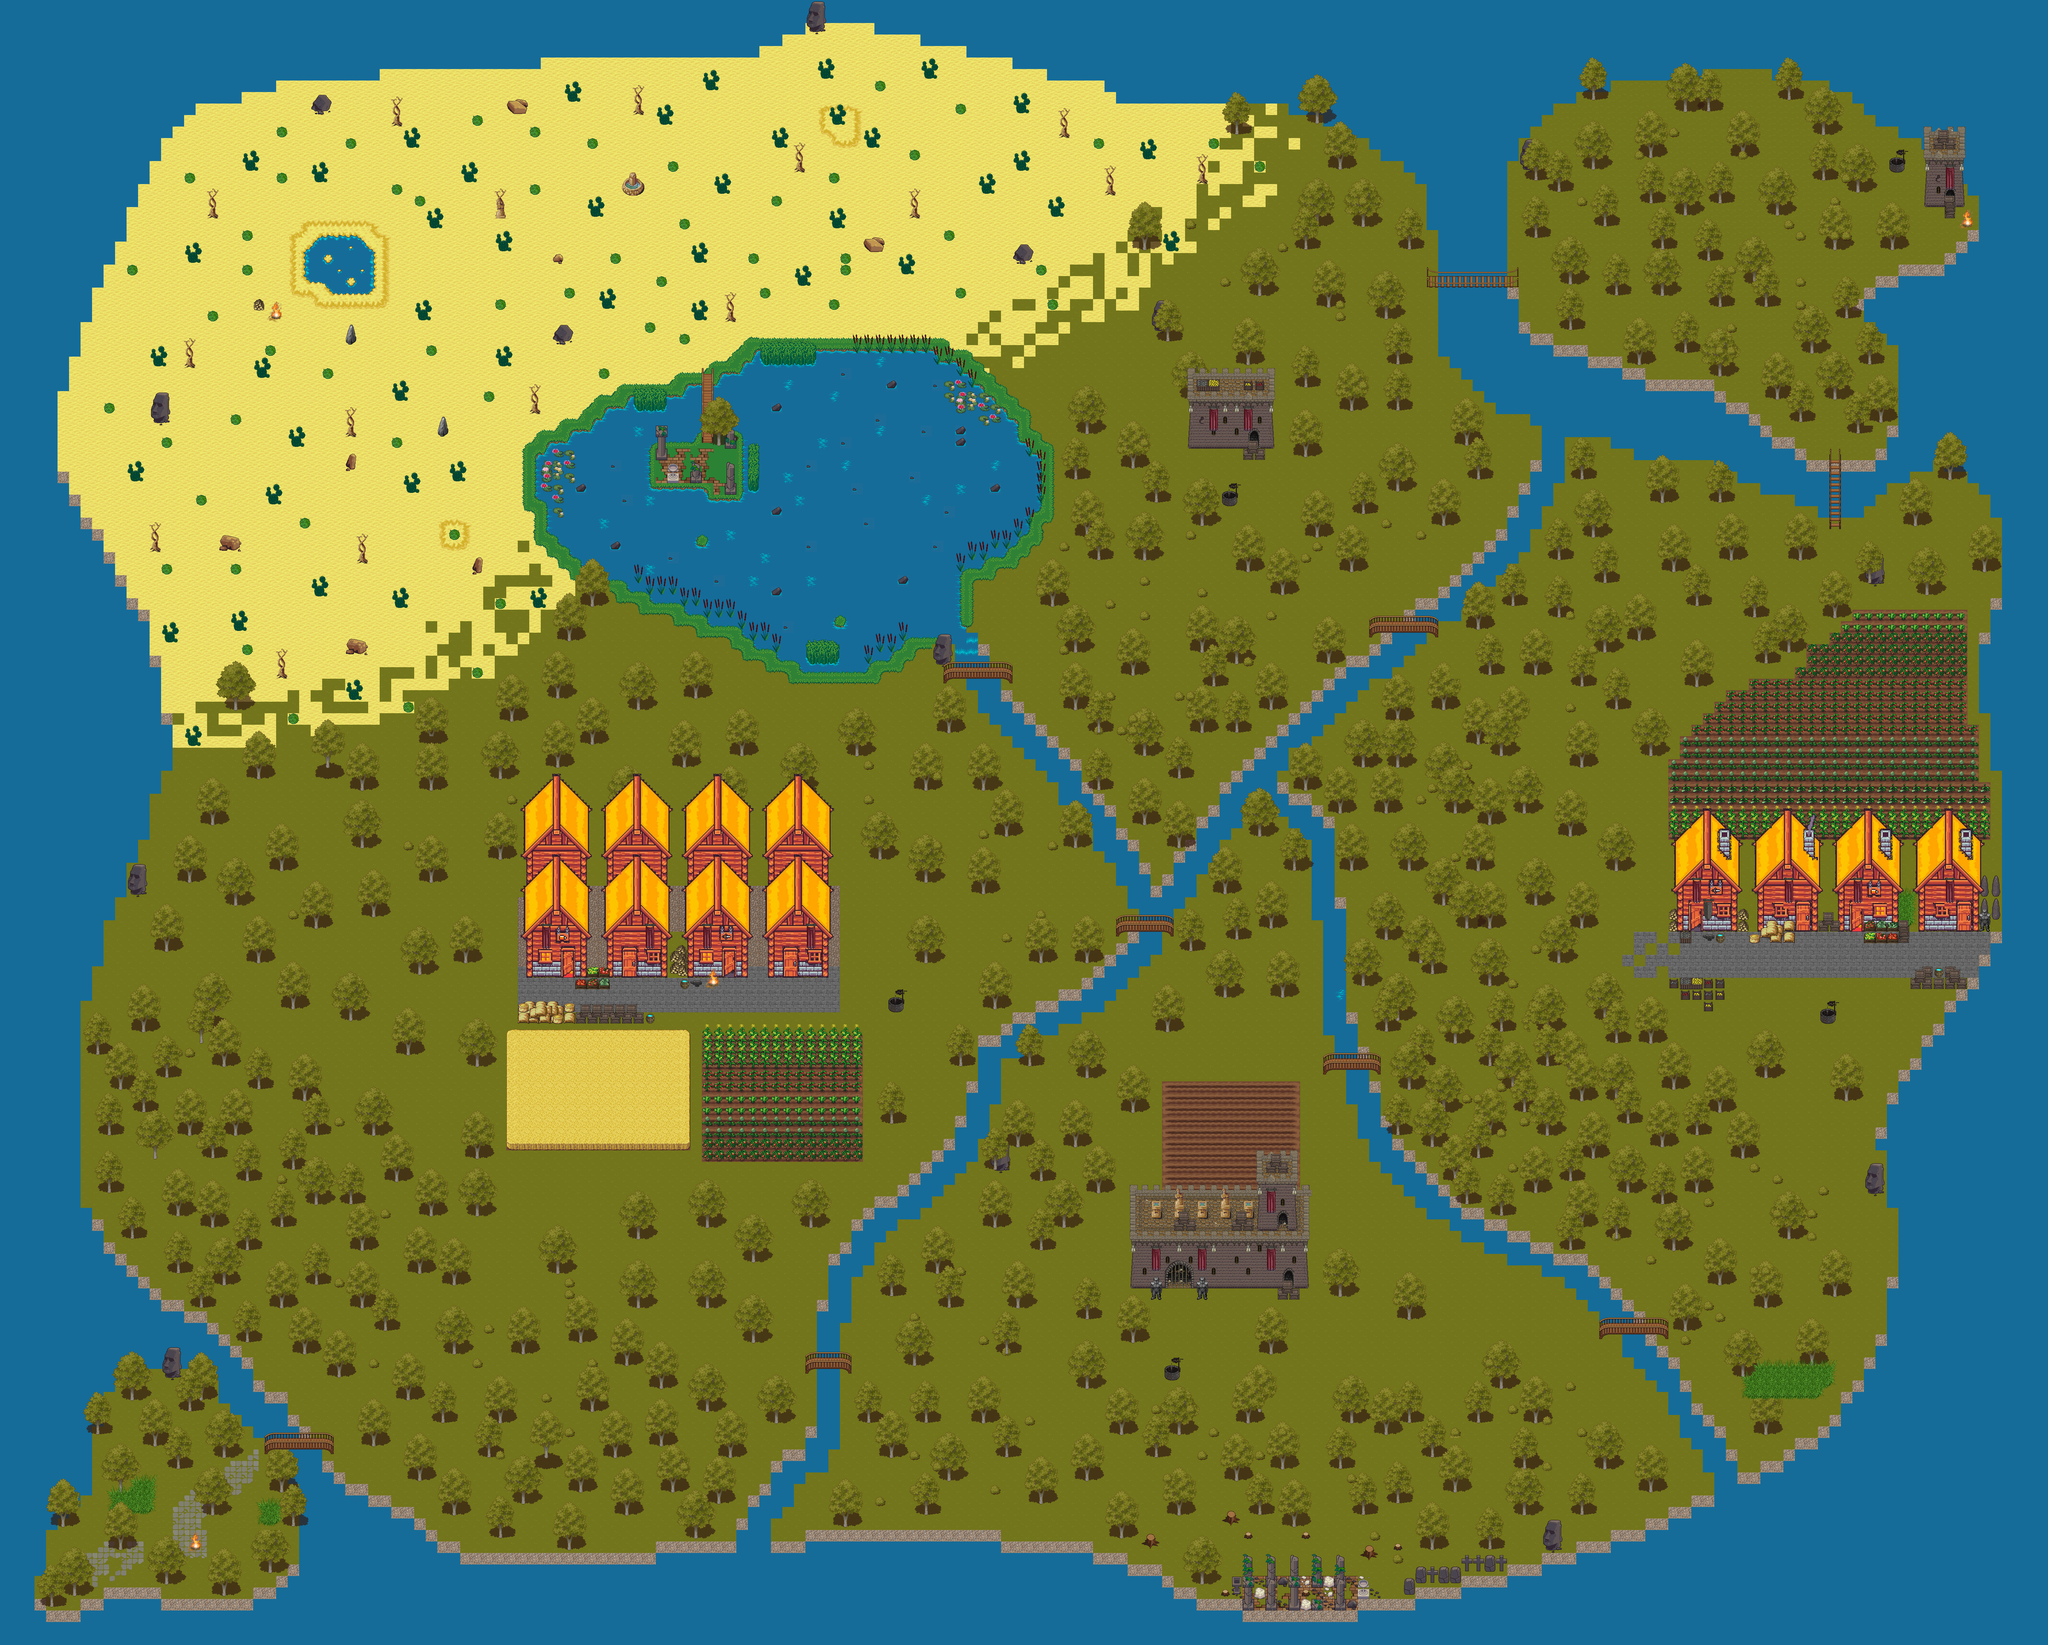

The image is a tile-based game level rendered from a .tmx file. Its description and source (layers, tilesets, objects; grid data summarised) follow:
An orthogonal 178x143 tile map with 32x32 px tiles, 8 tile layers (GROUND, SHADOWS, ombre, sol, ...), 8 tilesets.

<map version="1.10" tiledversion="1.11.0" orientation="orthogonal" renderorder="right-down" width="178" height="143" tilewidth="32" tileheight="32" infinite="0" nextlayerid="11" nextobjectid="1">
 <editorsettings>
  <export target="map.json" format="json" />
 </editorsettings>
 <tileset firstgid="1" name="TX Plant" tilewidth="32" tileheight="32" tilecount="256" columns="16">
  <image source="TX Plant.png" width="512" height="512" />
 </tileset>
 <tileset firstgid="257" name="TX Shadow Plant" tilewidth="32" tileheight="32" tilecount="256" columns="16">
  <image source="TX Shadow Plant.png" width="512" height="512" />
 </tileset>
 <tileset firstgid="513" name="TX Tileset Grass" tilewidth="32" tileheight="32" tilecount="64" columns="8">
  <image source="TX Tileset Grass.png" width="256" height="256" />
 </tileset>
 <tileset firstgid="577" name="pngegg (1)" tilewidth="32" tileheight="32" tilecount="1024" columns="32">
  <image source="pngegg (1).png" width="1024" height="1024" />
 </tileset>
 <tileset firstgid="1601" name="mountain_landscape" tilewidth="32" tileheight="32" tilecount="256" columns="16">
  <image source="mountain_landscape.png" width="512" height="512" />
 </tileset>
 <tileset firstgid="1857" name="Castle2" tilewidth="32" tileheight="32" tilecount="256" columns="16">
  <image source="Castle2.png" width="512" height="512" />
 </tileset>
 <tileset firstgid="2113" name="PathAndObjects" tilewidth="32" tileheight="32" tilecount="256" columns="16">
  <image source="PathAndObjects.png" width="512" height="512" />
 </tileset>
 <tileset firstgid="2369" name="Green-Village-Top-Down-Pixel-Art-Tileset2-1.png" tilewidth="32" tileheight="32" tilecount="2072" columns="56">
  <image source="Green-Village-Top-Down-Pixel-Art-Tileset2-1.png.png" width="1800" height="1200" />
 </tileset>
 <layer id="2" name="GROUND" width="178" height="143">
  <data>[25454 cells, 25454 non-empty, 57 distinct tile ids]</data>
 </layer>
 <layer id="4" name="SHADOWS" width="178" height="143" opacity="0.7">
  <data>[25454 cells, 1993 non-empty, 22 distinct tile ids]</data>
 </layer>
 <layer id="10" name="ombre" width="178" height="143" opacity="0.67">
  <data>[25454 cells, 930 non-empty, 14 distinct tile ids]</data>
 </layer>
 <layer id="3" name="sol" width="178" height="143">
  <data>[25454 cells, 6695 non-empty, 244 distinct tile ids]</data>
 </layer>
 <layer id="9" name="herbes" width="178" height="143">
  <data>[25454 cells, 612 non-empty, 142 distinct tile ids]</data>
 </layer>
 <layer id="5" name="decord" width="178" height="143">
  <data>[25454 cells, 2443 non-empty, 227 distinct tile ids]</data>
 </layer>
 <layer id="6" name="OBJECTS" width="178" height="143">
  <data>[25454 cells, 407 non-empty, 154 distinct tile ids]</data>
 </layer>
 <layer id="8" name="devanture" width="178" height="143">
  <data>[25454 cells, 139 non-empty, 90 distinct tile ids]</data>
 </layer>
</map>
